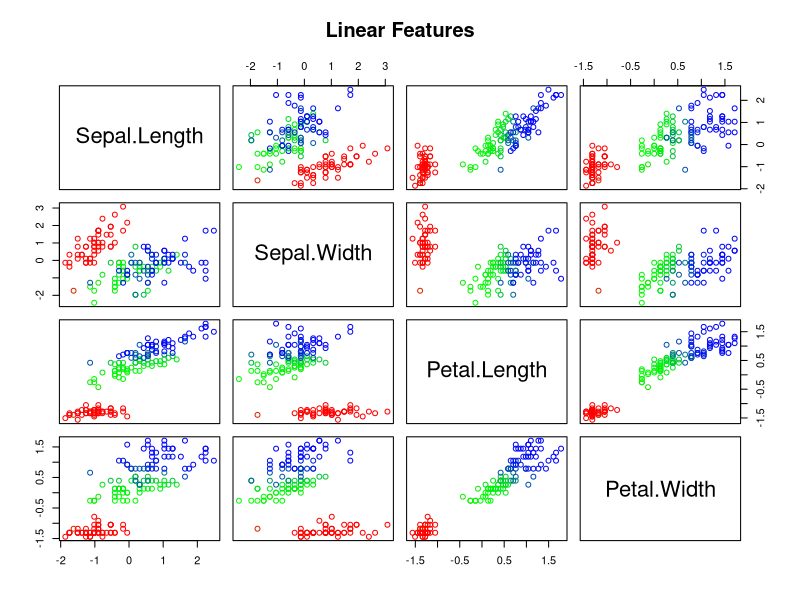
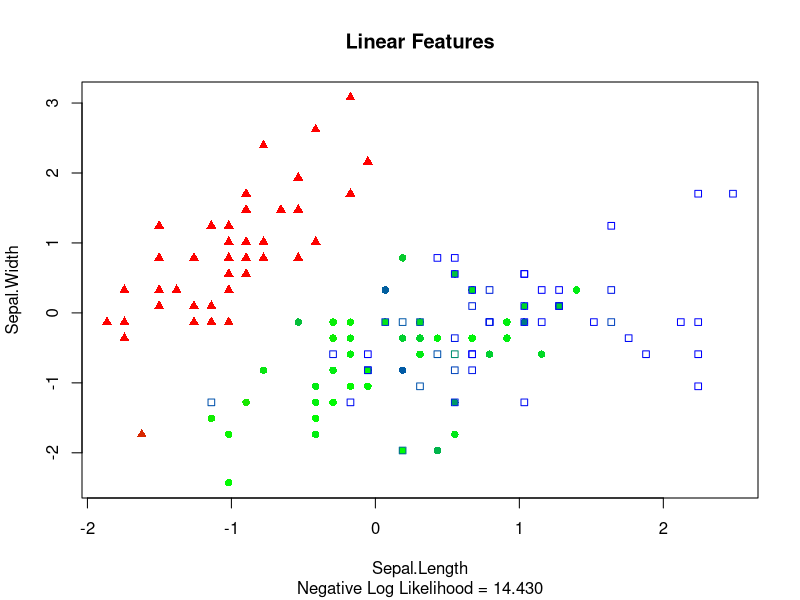
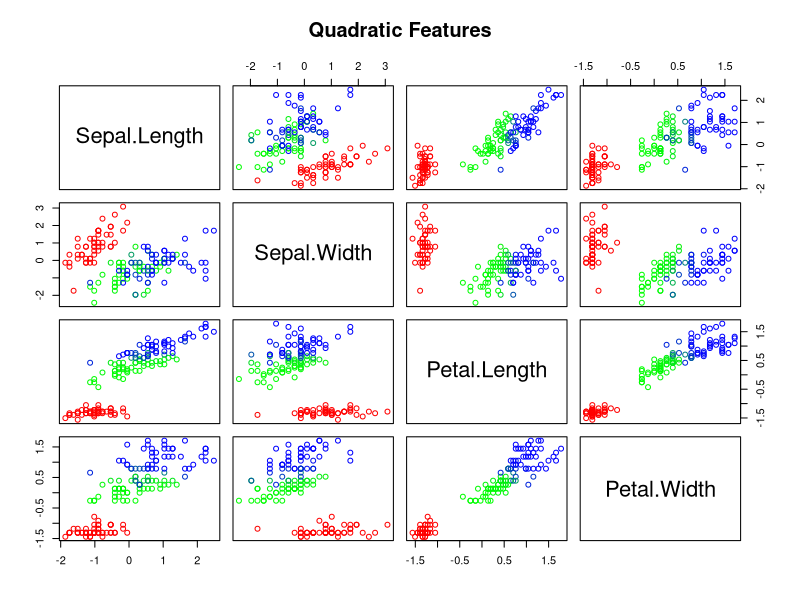
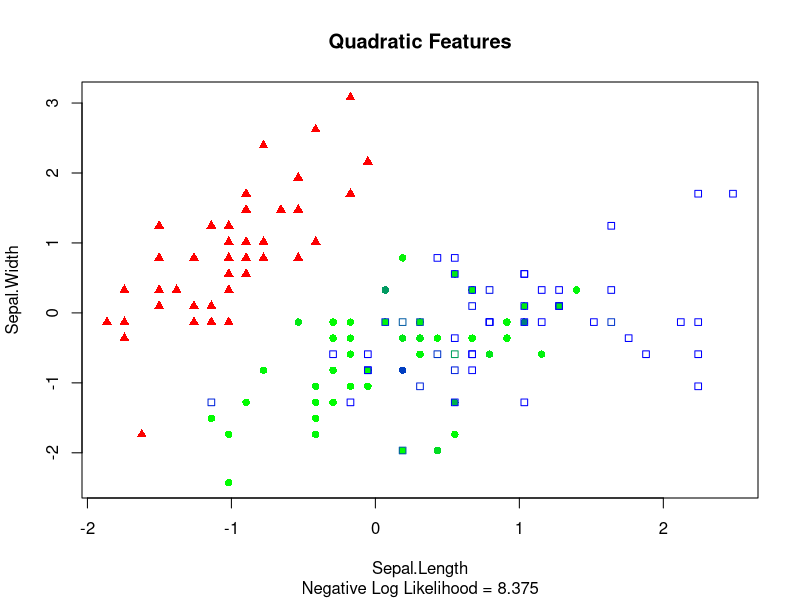
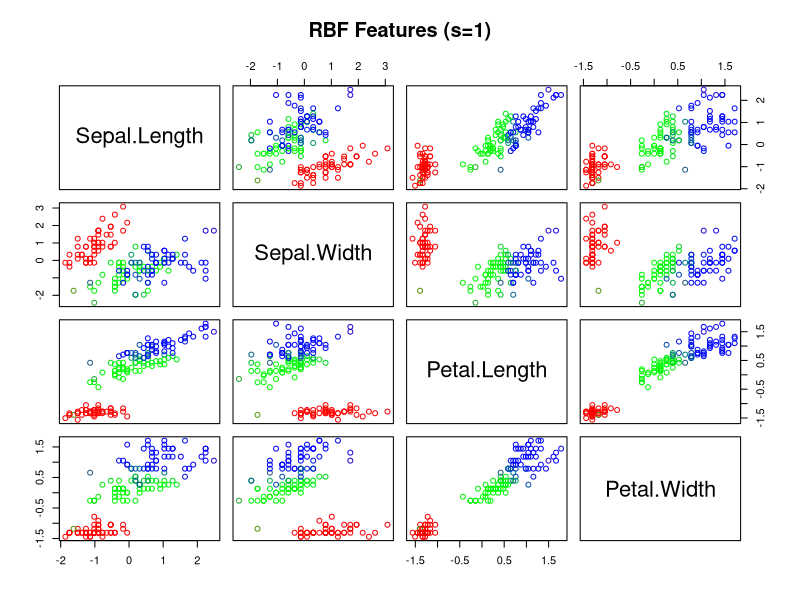
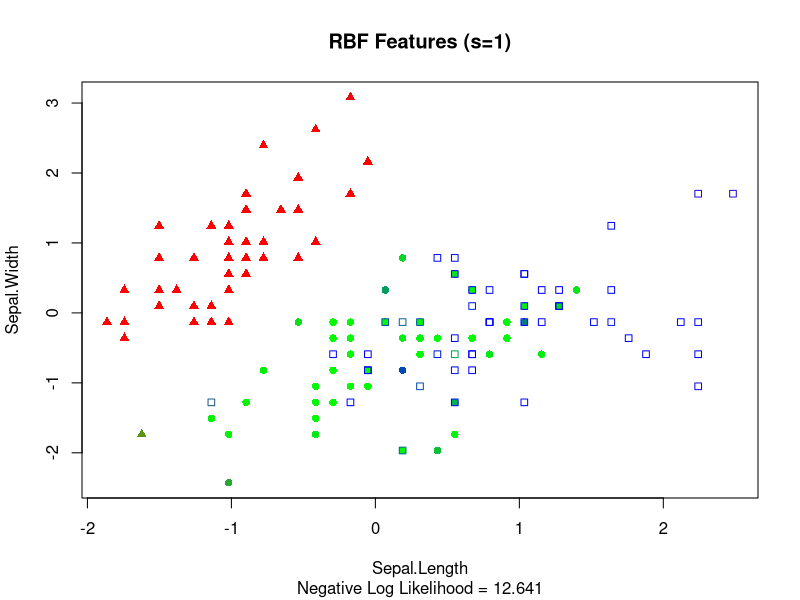
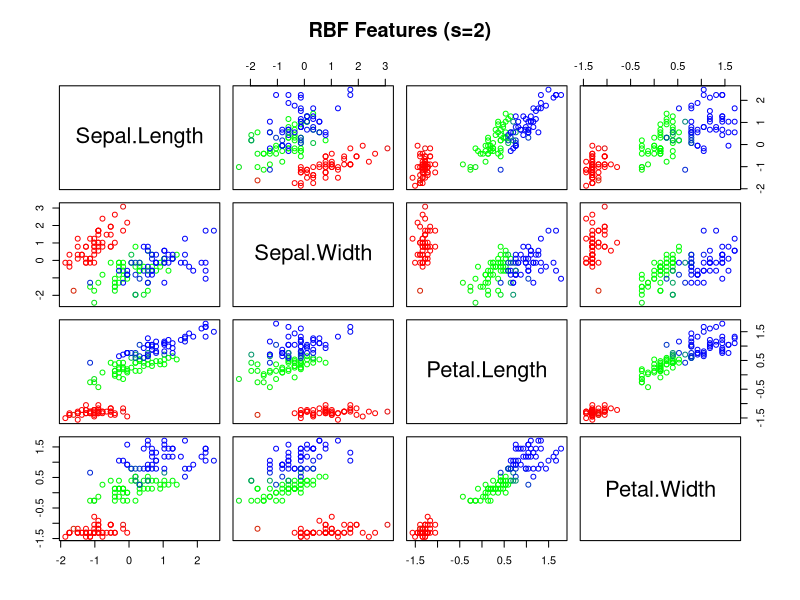
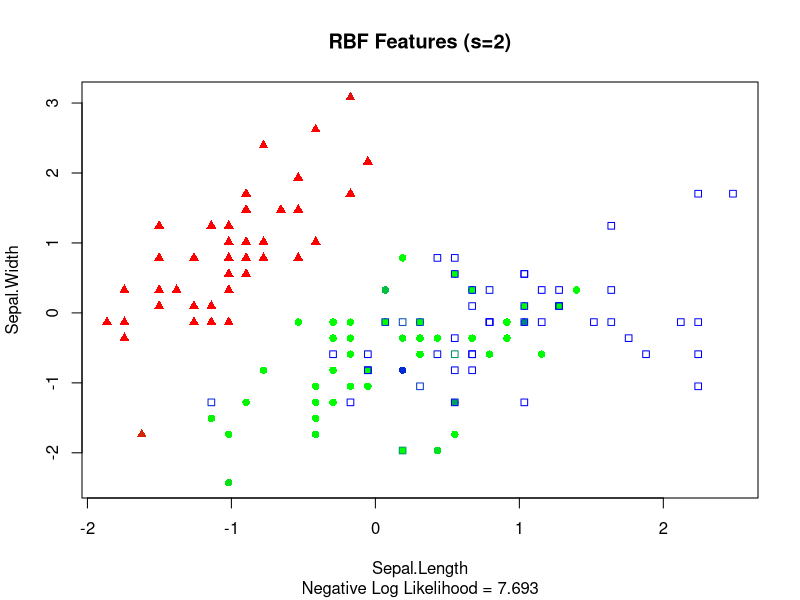

Write R code to recreate these figures, in order.
xlist <- scale(iris[1:4])
tlist <- cbind(
	ifelse(iris[5]=="setosa",1,0),
	ifelse(iris[5]=="versicolor",1,0),
	ifelse(iris[5]=="virginica",1,0)
)
N <- nrow(xlist) # データ件数

# 事後確率
y <- function(phi, w) {
	y <- c(phi %*% w)
	y <- exp(y - max(y))  # exp の中身から、その最大値を引く(オーバーフロー対策)
	return(y / sum(y))
}

# 誤差関数＆勾配
En <- function(phi, t, w) -log(sum(y(phi, w) * t))
dEn <- function(phi, t, w) outer(phi, y(phi, w) - t)

inference <- function(title, xlist, tlist, phi) {
	PHI <- t(apply(xlist, 1, phi))  # NxM - design matrix
	M <- ncol(PHI)  # 特徴数(特徴空間の次元)
	K <- ncol(tlist) # クラス数

	# 重み初期化
	w <- matrix(rnorm(M * K), M)

	eta <- 0.1  # 学習率
	while (eta > 0.0001) {
		for(n in sample(N)) {
			w <- w - eta * dEn(PHI[n,], tlist[n,], w)  # 確率的勾配降下法
		}
		eta <- eta * 0.9
	}

	# 可視化
	ylist <- t(apply(PHI, 1, function(phi) y(phi, w)))
	error <- sum(sapply(1:nrow(PHI), function(n) En(PHI[n,], tlist[n,], w)))
	pairs(xlist, col=rgb(ylist), main=title)
	plot(xlist[,c(1,2)],
		col=rgb(ylist),
		pch=(tlist %*% c(17,16,22)),
		main=title,
		sub=sprintf("Negative Log Likelihood = %.3f", error)
	)

	return(w)
}

png(width=640, height=640)

# 線形特徴関数
phi <- function(x) c(1, x[1], x[2], x[3], x[4])
w <- inference("Linear Features", xlist, tlist, phi)

# 二次特徴関数
phi <- function(x) c(1, x[1], x[2], x[3], x[4],
	x[1]*x[1], x[1]*x[2], x[1]*x[3], x[1]*x[4], x[2]*x[2],
	x[2]*x[3], x[2]*x[4], x[3]*x[3], x[3]*x[4], x[4]*x[4])
w <- inference("Quadratic Features", xlist, tlist, phi)

# RBF 特徴関数
for (s in 1:10) {
	phi <- function(x) {
		c <- seq(-2.5,2.5,by=1)
		d <- outer(c,x,"-")^2
		return(exp(-c(outer(c(outer(c(outer(d[,1],d[,2],"+")),d[,3],"+")),d[,4],"+"))/s))
	}
	w <- inference(sprintf("RBF Features (s=%d)", s), xlist, tlist, phi)
}

dev.off()


